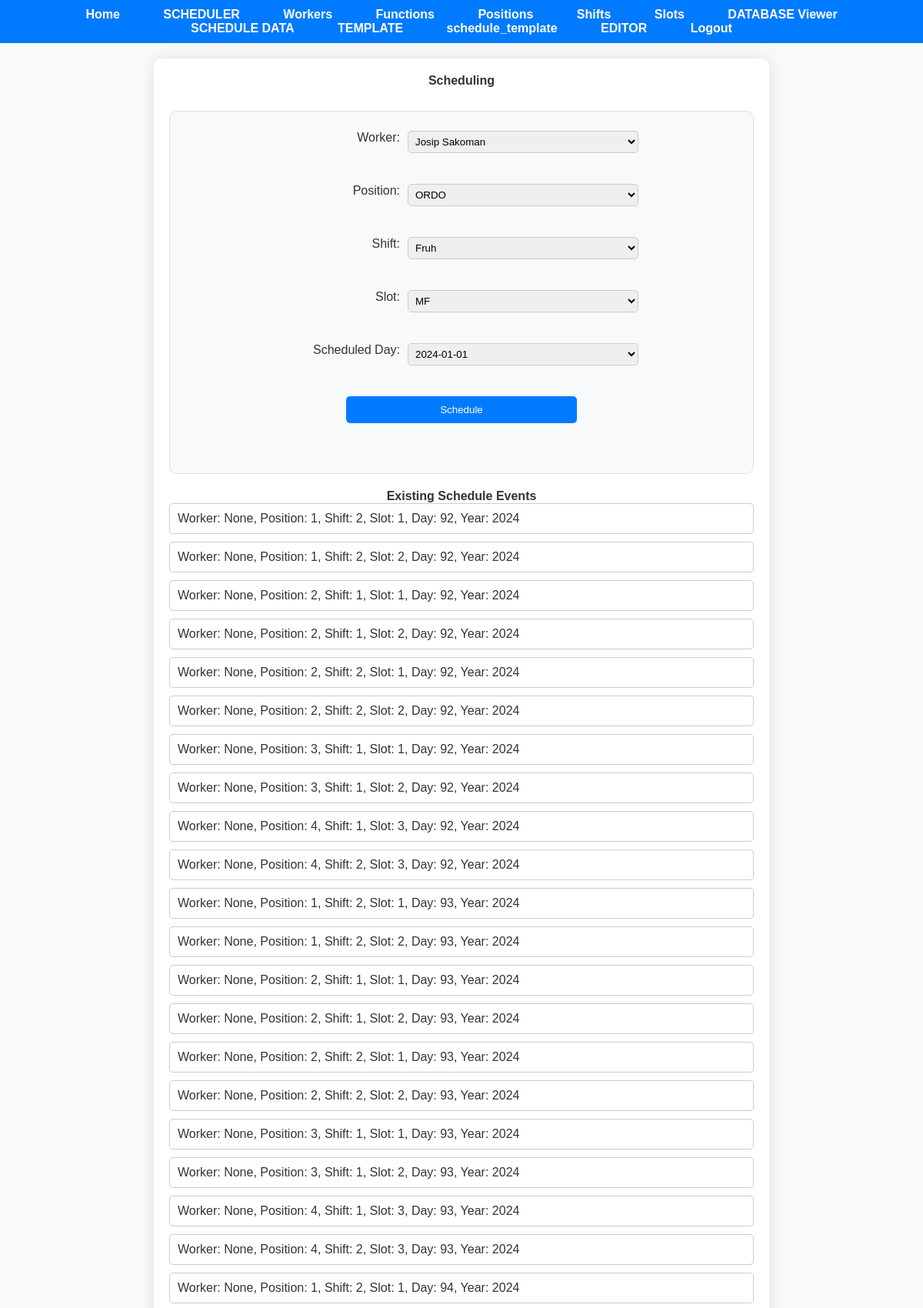
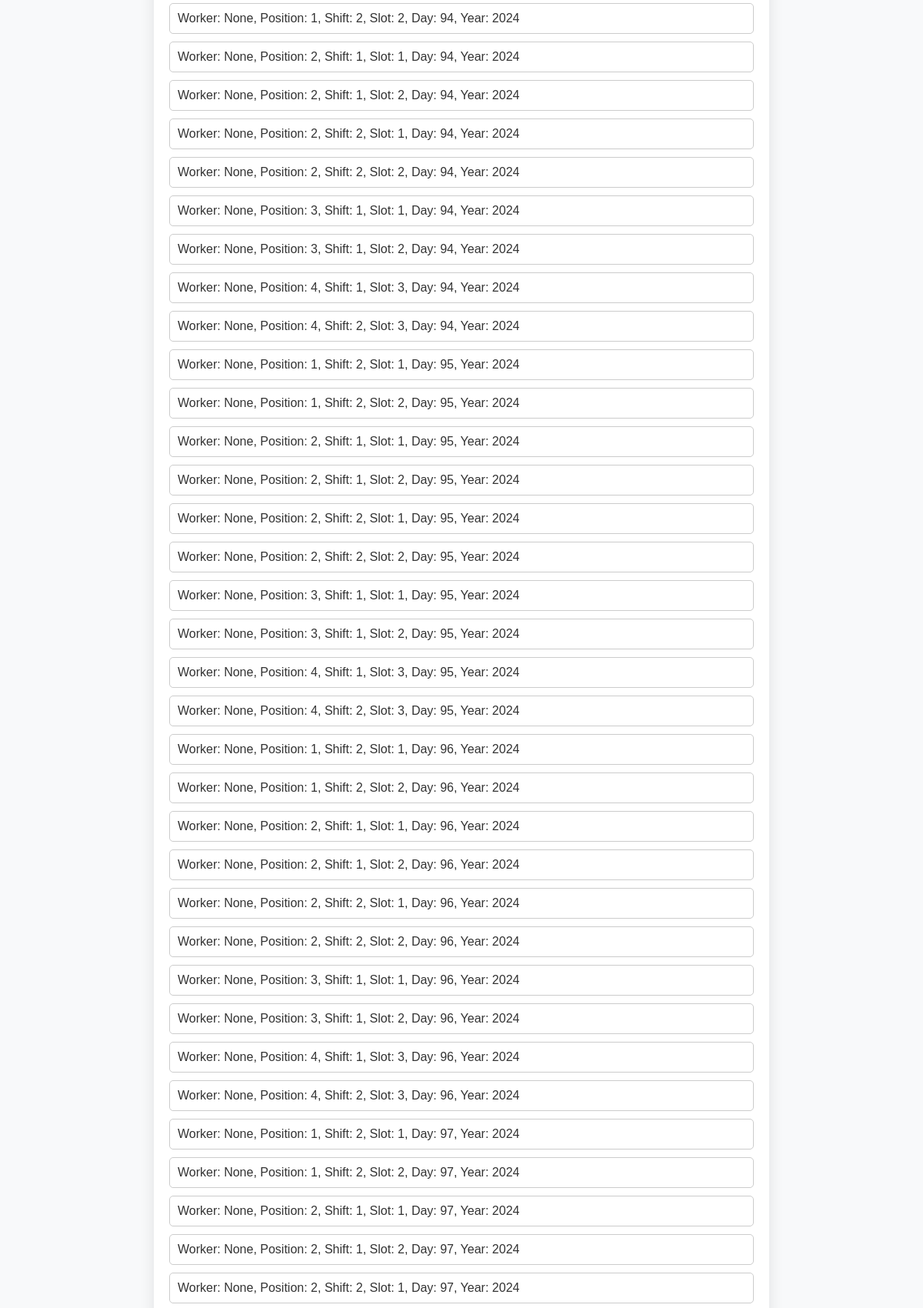
Screenshot of /scheduling (signed in, upper part) with the database file from the repository (2 pictures, top to bottom).
### app.py (models this page shows)
class Schedule(db.Model):
    schedule_id = db.Column(db.Integer, primary_key=True)
    user_id = db.Column(db.Integer, nullable=False)
    worker_id = db.Column(db.Integer, db.ForeignKey('worker.worker_id'), nullable=True)
    position_id = db.Column(db.Integer, db.ForeignKey('position.position_id'), nullable=False)
    shift_id = db.Column(db.Integer, db.ForeignKey('shift.shift_id'), nullable=False)
    slot_id = db.Column(db.Integer, db.ForeignKey('slot.slot_id'), nullable=False)
    day_id = db.Column(db.Integer, db.ForeignKey('year_days.day_id'), nullable=False)
    year = db.Column(db.Integer, nullable=False)
    week_number = db.Column(db.String(20), nullable=False)
    worker = db.relationship('Worker', backref='schedules')
    position = db.relationship('Position', backref='schedules')
    shift = db.relationship('Shift', backref='schedules')
    slot = db.relationship('Slot', backref='schedules')

### app.py (the view)
@app.route('/scheduling')
@employer_required
def scheduling():
    if 'user_id' not in session:
        flash('You must be logged in to view this page.', 'error')
        return redirect(url_for('login'))
    user_id = session['user_id']
    workers = fetch_all(user_id, 'Worker')
    positions = fetch_all(user_id, 'Position')
    shifts = fetch_all(user_id, 'Shift')
    slots = fetch_all(user_id, 'Slot')
    schedule_events = fetch_all(user_id, 'Schedule')
    days = fetch_all(user_id, 'Year_Days')
    unique_years = fetch_all_unique_years(user_id)
    worker_names = {worker.worker_id: f"{worker.name} {worker.last_name}" for worker in workers}
    return render_template('scheduling.html', workers=workers, positions=positions, shifts=shifts, slots=slots, days=days, schedule_events=schedule_events, unique_years=unique_years, worker_names=worker_names)

### app.py (called while the page is built)
@login_manager.user_loader
def load_user(user_id):
    return User.query.get(int(user_id))

def employer_required(func):
    @wraps(func)
    def decorated_function(*args, **kwargs):
        if not current_user.is_authenticated:
            flash('You must be logged in to view this page.', 'error')
            return redirect(url_for('login'))
        if current_user.role != 'employer':
            flash('You do not have permission to view this page.', 'error')
            return redirect('/')
        return func(*args, **kwargs)
    return decorated_function

def fetch_all(user_id, table_name):
    if table_name not in ['Worker', 'Function', 'Position', 'Shift', 'Slot', 'Year_Days', 'Schedule']:
        return None
    table_class = globals()[table_name]
    items = table_class.query.filter_by(user_id=user_id).all()
    return items

def fetch_all_unique_years(user_id):
    years = db.session.query(Year_Days.year).filter_by(user_id=user_id).distinct().order_by(Year_Days.year).all()
    return [year[0] for year in years]

### templates/scheduling.html (shortened to what this page needs)
<!DOCTYPE html>
<html lang="en">
<head>
    <link rel="stylesheet" href="{{ url_for('static', filename='styles.css') }}">
</head>
<body>
    {% include 'navbar.html' %}
    <div class="container">
        <h1>Scheduling</h1>
        <div class="form-container">
        <form action="/schedule_worker" method="post">
            <div class="form-group">
                <label for="worker">Worker:</label>
                <select name="worker" id="worker">
                    {% for worker in workers %}
                        <option value="{{ worker.worker_id }}">{{ worker.name }} {{ worker.last_name }}</option>
                    {% endfor %}
                </select>
            </div>
            <div class="form-group">
                <label for="position">Position:</label>
                <select name="position" id="position">
                    {% for position in positions %}
                        <option value="{{ position.position_id }}">{{ position.name }}</option>
                    {% endfor %}
                </select>
            </div>
            <div class="form-group">
                <label for="shift">Shift:</label>
                <select name="shift" id="shift">
                    {% for shift in shifts %}
                        <option value="{{ shift.shift_id }}">{{ shift.name }}</option>
                    {% endfor %}
                </select>
            </div>
            <div class="form-group">
                <label for="slot">Slot:</label>
                <select name="slot" id="slot">
                    {% for slot in slots %}
                        <option value="{{ slot.slot_id }}">{{ slot.name }}</option>
                    {% endfor %}
                </select>
            </div>
            <div class="form-group">
                <label for="day">Scheduled Day:</label>
                <select name="day" id="day">
                    {% for day in days %}
                        <option value="{{ day.day_id }}">{{ day.date.strftime('%Y-%m-%d') }}</option>
                    {% endfor %}
                </select>
            </div>
            <div class="form-group">
                <input type="submit" value="Schedule">
            </div>
        </form>
    </div>
        <div class="schedule-events-container">
        <h2>Existing Schedule Events</h2>
        <ul>
            {% for event in schedule_events %}
                <li>
                    Worker: {{ event.worker_id}},
                    Position: {{ event.position_id }},
                    Shift: {{ event.shift_id }},
                    Slot: {{ event.slot_id }},
                    Day: {{ event.day_id}},
                    Year: {{ event.year}}
                </li>
            {% endfor %}
        </ul>
    </div>
</body>
</html>

### static/styles.css (style rules this page uses)
* { margin: 0; padding: 0; box-sizing: border-box; }
body { font-family: Arial, sans-serif; background-color: #f8f9fa; color: #333; }
.container { margin: 20px auto; padding: 20px; background-color: #fff; border-radius: 10px; box-shadow: 0 0 20px rgba(0, 0, 0, 0.1); max-width: 800px; }
.container h1, .container h2, .container p { font-size: 16px; text-align: center; }
.container form { display: flex; flex-direction: column; align-items: center; }
.container label { margin-bottom: 8px; }
.container input, .container select { width: 300px; padding: 5px; margin-bottom: 20px; border-radius: 5px; border: 1px solid #ccc; }
.container button, input[type="submit"] { padding: 10px 20px; background-color: #007bff; color: #fff; border: none; border-radius: 5px; cursor: pointer; transition: background-color 0.3s ease, box-shadow 0.3s ease; }
.form-container { border: 2px solid #ccc; padding: 20px; margin-bottom: 20px; border-radius: 10px; }
.form-container { background-color: #f8f9fa; margin-top: 30px; padding: 25px; border: 1px solid #dee2e6; }

### templates/scheduling.html (style rules this page uses)
.form-group { display: flex; margin-bottom: 20px; }
.form-group label { width: 150px; margin-right: 10px; text-align: right; }
.form-group select, .form-group input[type="submit"] { flex: 1; }
.schedule-events-container { margin-bottom: 20px; }
.schedule-events-container ul { list-style-type: none; padding: 0; }
.schedule-events-container li { border: 1px solid #ccc; border-radius: 5px; padding: 10px; margin-bottom: 10px; }

### rows the page displays
Schedule: worker_id "None", position_id "1", shift_id "2", slot_id "1", day_id "92", year "2024"
Schedule: worker_id "None", position_id "1", shift_id "2", slot_id "2", day_id "92", year "2024"
Schedule: worker_id "None", position_id "2", shift_id "1", slot_id "1", day_id "92", year "2024"
Schedule: worker_id "None", position_id "2", shift_id "1", slot_id "2", day_id "92", year "2024"
Schedule: worker_id "None", position_id "2", shift_id "2", slot_id "1", day_id "92", year "2024"
Schedule: worker_id "None", position_id "2", shift_id "2", slot_id "2", day_id "92", year "2024"
Schedule: worker_id "None", position_id "3", shift_id "1", slot_id "1", day_id "92", year "2024"
Schedule: worker_id "None", position_id "3", shift_id "1", slot_id "2", day_id "92", year "2024"
Schedule: worker_id "None", position_id "4", shift_id "1", slot_id "3", day_id "92", year "2024"
Schedule: worker_id "None", position_id "4", shift_id "2", slot_id "3", day_id "92", year "2024"
Schedule: worker_id "None", position_id "1", shift_id "2", slot_id "1", day_id "93", year "2024"
Schedule: worker_id "None", position_id "1", shift_id "2", slot_id "2", day_id "93", year "2024"
Schedule: worker_id "None", position_id "2", shift_id "1", slot_id "1", day_id "93", year "2024"
Schedule: worker_id "None", position_id "2", shift_id "1", slot_id "2", day_id "93", year "2024"
Schedule: worker_id "None", position_id "2", shift_id "2", slot_id "1", day_id "93", year "2024"
Schedule: worker_id "None", position_id "2", shift_id "2", slot_id "2", day_id "93", year "2024"
Schedule: worker_id "None", position_id "3", shift_id "1", slot_id "1", day_id "93", year "2024"
Schedule: worker_id "None", position_id "3", shift_id "1", slot_id "2", day_id "93", year "2024"
Schedule: worker_id "None", position_id "4", shift_id "1", slot_id "3", day_id "93", year "2024"
Schedule: worker_id "None", position_id "4", shift_id "2", slot_id "3", day_id "93", year "2024"
Schedule: worker_id "None", position_id "1", shift_id "2", slot_id "1", day_id "94", year "2024"
Schedule: worker_id "None", position_id "1", shift_id "2", slot_id "2", day_id "94", year "2024"
Schedule: worker_id "None", position_id "2", shift_id "1", slot_id "1", day_id "94", year "2024"
Schedule: worker_id "None", position_id "2", shift_id "1", slot_id "2", day_id "94", year "2024"
Schedule: worker_id "None", position_id "2", shift_id "2", slot_id "1", day_id "94", year "2024"
Schedule: worker_id "None", position_id "2", shift_id "2", slot_id "2", day_id "94", year "2024"
Schedule: worker_id "None", position_id "3", shift_id "1", slot_id "1", day_id "94", year "2024"
Schedule: worker_id "None", position_id "3", shift_id "1", slot_id "2", day_id "94", year "2024"
Schedule: worker_id "None", position_id "4", shift_id "1", slot_id "3", day_id "94", year "2024"
Schedule: worker_id "None", position_id "4", shift_id "2", slot_id "3", day_id "94", year "2024"
Schedule: worker_id "None", position_id "1", shift_id "2", slot_id "1", day_id "95", year "2024"
Schedule: worker_id "None", position_id "1", shift_id "2", slot_id "2", day_id "95", year "2024"
Schedule: worker_id "None", position_id "2", shift_id "1", slot_id "1", day_id "95", year "2024"
Schedule: worker_id "None", position_id "2", shift_id "1", slot_id "2", day_id "95", year "2024"
Schedule: worker_id "None", position_id "2", shift_id "2", slot_id "1", day_id "95", year "2024"
Schedule: worker_id "None", position_id "2", shift_id "2", slot_id "2", day_id "95", year "2024"
Schedule: worker_id "None", position_id "3"

### other values shown
form field worker "Josip Sakoman"
form field position "ORDO"
form field shift "Fruh"
form field slot "MF"
form field day "2024-01-01"
